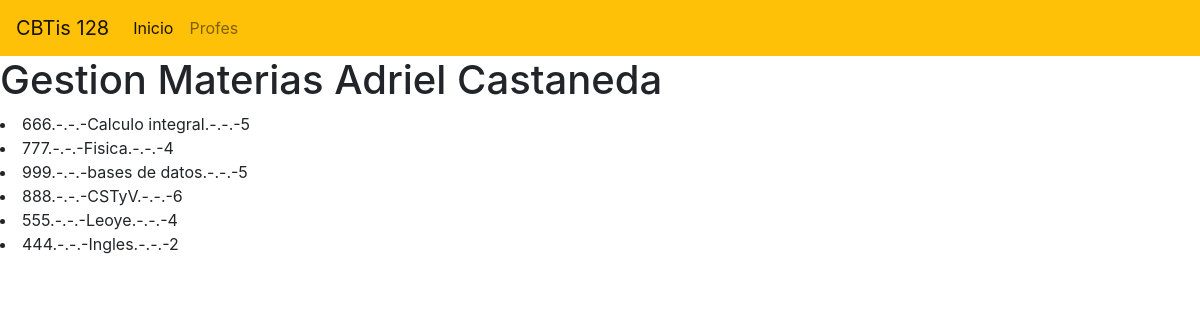
The page / on the database its author committed.
### materia_app/models.py (models this page shows, shortened)
class Materia(models.Model):
    codigo=models.CharField(primary_key=True,max_length=6)
    nombre=models.CharField(max_length=100)
    creditos=models.PositiveSmallIntegerField()

### materia_app/views.py (the view)
# urls.py: path("",views.inicio_vista,name="views.inicio_vista")
def inicio_vista(request):
    ListadoMaterias=Materia.objects.all()
    return render(request,"gestionarMateria.html",{"lasmaterias":ListadoMaterias})

### materia_app/templates/gestionarMateria.html (shortened to what this page needs)
{% extends "base.html" %}
{% block cuerpo %}
<h1>Gestion Materias Adriel Castaneda</h1>
{% for m in lasmaterias %}
<li> {{m.codigo}}.-.-.-{{m.nombre}}.-.-.-{{m.creditos}}</li>
{% endfor %}
{% endblock %}

### materia_app/templates/base.html (shortened to what this page needs)
<!DOCTYPE html>
<html lang="en">
<head>
    <link rel="stylesheet" href="https://cdn.jsdelivr.net/npm/bootstrap@4.3.1/dist/css/bootstrap.min.css">
</head>
<body>
<nav class="navbar navbar-expand-lg navbar-light bg-warning">
    <a class="navbar-brand" href="#">CBTis 128</a>
    <div class="collapse navbar-collapse" id="navbarNav">
        <ul class="navbar-nav">
        <li class="nav-item active">
            <a class="nav-link" href="#">Inicio <span class="sr-only">(current)</span></a>
        </li>
        <li class="nav-item">
            <a class="nav-link" href="#">Profes</a>
        </li>
        </ul>
    </div>
    </nav>
{% block cuerpo %}{% endblock %}
</body>
</html>

### rows shown on the page
Materia: codigo "666", nombre "Calculo integral", creditos "5"
Materia: codigo "777", nombre "Fisica", creditos "4"
Materia: codigo "999", nombre "bases de datos", creditos "5"
Materia: codigo "888", nombre "CSTyV", creditos "6"
Materia: codigo "555", nombre "Leoye", creditos "4"
Materia: codigo "444", nombre "Ingles", creditos "2"
